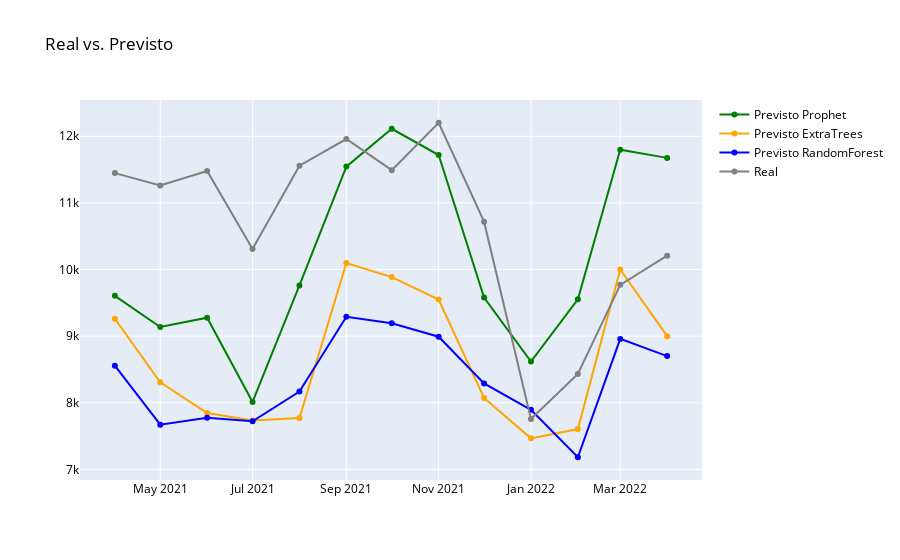

The notebook cell saved with this chart:
### Markdown cell above
# Plot dos Três Métodos

### Code cell
fig = go.Figure(data=[
    go.Scatter(name='Previsto Prophet',x=forecast['ds'], y=forecast['yhat'], marker={'color': 'green'}),
    go.Scatter(name='Previsto ExtraTrees', x=df_r_teste['data'], y=pred_teste_et, marker={'color': 'orange'}),
    go.Scatter(name='Previsto RandomForest', x=df_r_teste['data'], y=pred_teste_rf, marker={'color': 'blue'}),
    go.Scatter(name='Real', x=df_r_teste['data'], y=y_r_teste, marker={'color': 'gray'})
    ])
fig.update_layout(font=dict(color='black'), title_text='Real vs. Previsto')
fig.show()

### Figure 1 — Plotly figure (JSON) as saved in the notebook; plotly's stock layout.template omitted (floating-point values rounded to 4 significant figures)
{"data": [{"marker": {"color": "green"}, "name": "Previsto Prophet", "type": "scatter", "x": ["2021-04-01T00:00:00", "2021-05-01T00:00:00", "2021-06-01T00:00:00", "2021-07-01T00:00:00", "2021-08-01T00:00:00", "2021-09-01T00:00:00", "2021-10-01T00:00:00", "2021-11-01T00:00:00", "2021-12-01T00:00:00", "2022-01-01T00:00:00", "2022-02-01T00:00:00", "2022-03-01T00:00:00", "2022-04-01T00:00:00"], "y": [9605.0, 9137.0, 9276.0, 8012.0, 9762.0, 11540.0, 12110.0, 11720.0, 9578.0, 8619.0, 9553.0, 11800.0, 11680.0]}, {"marker": {"color": "orange"}, "name": "Previsto ExtraTrees", "type": "scatter", "x": ["2021-04-01", "2021-05-01", "2021-06-01", "2021-07-01", "2021-08-01", "2021-09-01", "2021-10-01", "2021-11-01", "2021-12-01", "2022-01-01", "2022-02-01", "2022-03-01", "2022-04-01"], "y": [9262.0, 8306.0, 7845.0, 7732.0, 7773.0, 10100.0, 9886.0, 9550.0, 8073.0, 7466.0, 7605.0, 10000.0, 8999.0]}, {"marker": {"color": "blue"}, "name": "Previsto RandomForest", "type": "scatter", "x": ["2021-04-01", "2021-05-01", "2021-06-01", "2021-07-01", "2021-08-01", "2021-09-01", "2021-10-01", "2021-11-01", "2021-12-01", "2022-01-01", "2022-02-01", "2022-03-01", "2022-04-01"], "y": [8556.0, 7670.0, 7774.0, 7723.0, 8169.0, 9291.0, 9192.0, 8992.0, 8291.0, 7894.0, 7182.0, 8959.0, 8700.0]}, {"marker": {"color": "gray"}, "name": "Real", "type": "scatter", "x": ["2021-04-01", "2021-05-01", "2021-06-01", "2021-07-01", "2021-08-01", "2021-09-01", "2021-10-01", "2021-11-01", "2021-12-01", "2022-01-01", "2022-02-01", "2022-03-01", "2022-04-01"], "y": [11447, 11263, 11480, 10307, 11559, 11959, 11491, 12203, 10718, 7757, 8433, 9770, 10208]}], "layout": {"font": {"color": "black"}, "title": {"text": "Real vs. Previsto"}}}
